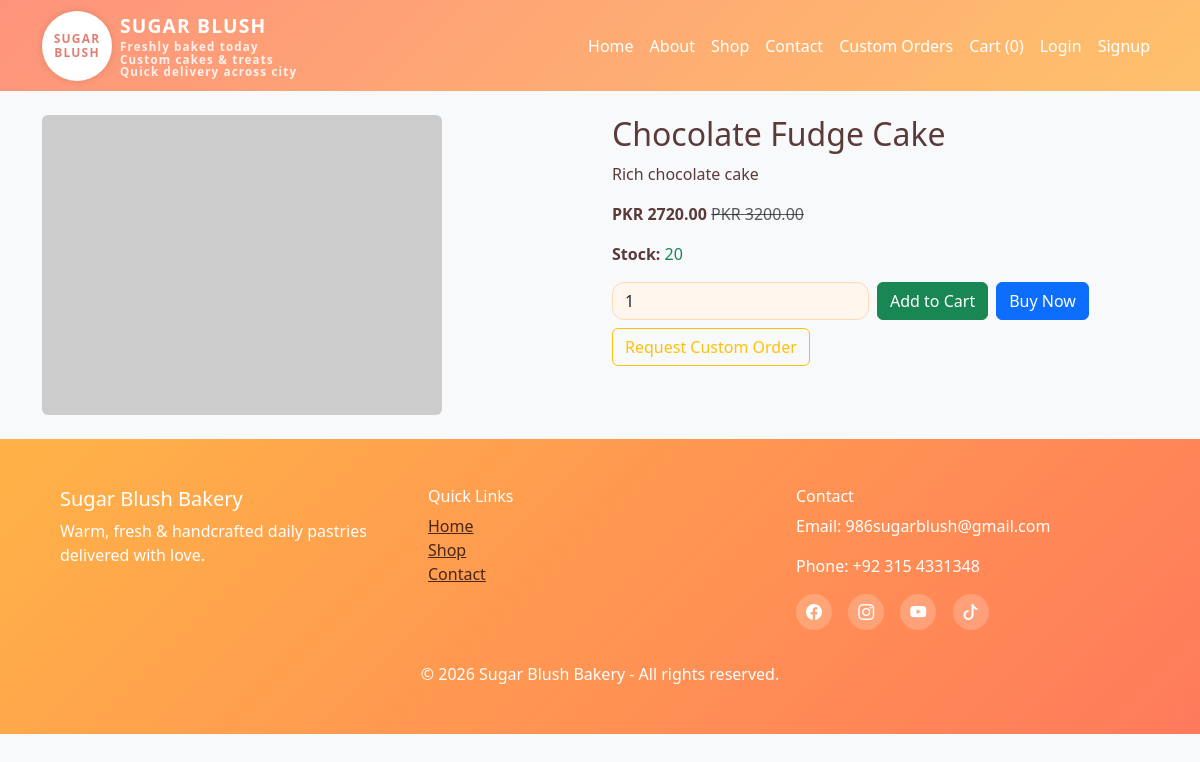
Page /product/1 on the committed database.
### models.py (models this page shows, shortened)
class Product(db.Model):
    id = db.Column(db.Integer, primary_key=True)
    name = db.Column(db.String(120), nullable=False)
    description = db.Column(db.Text, nullable=False)
    category_id = db.Column(db.Integer, db.ForeignKey('category.id'), nullable=True)
    image = db.Column(db.String(255), nullable=True)
    price = db.Column(db.Float, nullable=False, default=0.0)
    sale_price = db.Column(db.Float, nullable=False, default=0.0)
    making_cost = db.Column(db.Float, nullable=False, default=0.0)
    discount = db.Column(db.Float, default=0.0)
    stock = db.Column(db.Integer, nullable=False, default=0)
    is_active = db.Column(db.Boolean, nullable=False, default=True)
    created_at = db.Column(db.DateTime, default=datetime.utcnow)
    addons = db.relationship('ProductAddOn', backref='product', lazy=True, cascade='all, delete-orphan')
    @property
    def price_after_discount(self):
        base_price = self.sale_price if self.sale_price is not None and self.sale_price > 0 else self.price
        return float(base_price) * (1 - float(self.discount) / 100)

### app.py (the view)
@app.route('/product/<int:product_id>', methods=['GET', 'POST'])
def product_detail(product_id):
    product = Product.query.get_or_404(product_id)
    if request.method == 'POST':
        qty = int(request.form.get('quantity', 1))
        addon_ids = request.form.getlist('addon_ids')
        return add_to_cart_item(product_id, qty, addon_ids)
    return render_template('product_detail.html', product=product)

### templates/product_detail.html (shortened to what this page needs)
{% extends 'base.html' %}
{% block content %}
<div class="row">
  <div class="col-md-6">
    <img src="{{ product.image }}" class="img-fluid rounded" alt="{{ product.name }}">
  </div>
  <div class="col-md-6">
    <h2>{{ product.name }}</h2>
    <p>{{ product.description }}</p>
    <p><strong>PKR {{ '%.2f'|format(product.price_after_discount) }}</strong>
      {% if product.discount > 0 %}<span class="text-muted text-decoration-line-through">PKR {{ '%.2f'|format(product.sale_price) }}</span>{% endif %}
    </p>
    <p>
      <strong>Stock:</strong>
      {% if product.stock > 0 %}
        <span class="text-success">{{ product.stock }}</span>
      {% else %}
        <span class="text-danger">Out of stock</span>
      {% endif %}
    </p>
    <form action="{{ url_for('add_to_cart', product_id=product.id) }}" method="post" class="row g-2" id="add-cart-form">
      <div class="col-auto"><input type="number" class="form-control" name="quantity" value="1" min="1" {% if product.stock <= 0 %}disabled{% endif %}></div>
      {% if product.stock > 0 %}
      <div class="col-auto">
        <button type="submit" class="btn btn-success" formaction="{{ url_for('add_to_cart', product_id=product.id) }}">Add to Cart</button>
      </div>
      <div class="col-auto">
        <button type="submit" class="btn btn-primary" formaction="{{ url_for('buy_now', product_id=product.id) }}">Buy Now</button>
      </div>
      {% else %}
      <div class="col-12"><button class="btn btn-secondary" disabled>Out of stock</button></div>
      {% endif %}
      <div class="col-auto"><a href="{{ url_for('custom_orders') }}" class="btn btn-outline-warning">Request Custom Order</a></div>
    </form>
  </div>
</div>
{% endblock %}

### static/css/style.css (style rules this page uses)
body { background: #FFF7F3; color: #5B3A3A; font-family: 'Segoe UI', Tahoma, Geneva, Verdana, sans-serif; }
:root { --primary: #FF7A5C; --secondary: #FFB347; --accent: #FF4D6D; --light: #FFF7F3; --mid: #FFD7BA; --text: #5B3A3A; }
.form-control { border-radius: 12px; border: 1px solid #FFDAB5; background-color: #FFF6EE; transition: border-color .25s, box-shadow .25s; }

### rows in the picture
Product: name "Chocolate Fudge Cake", description "Rich chocolate cake", price_after_discount "2720.00", sale_price "3200.00", stock "20", quantity "1"

### other values in the picture
{{ cart_count }} "0"
